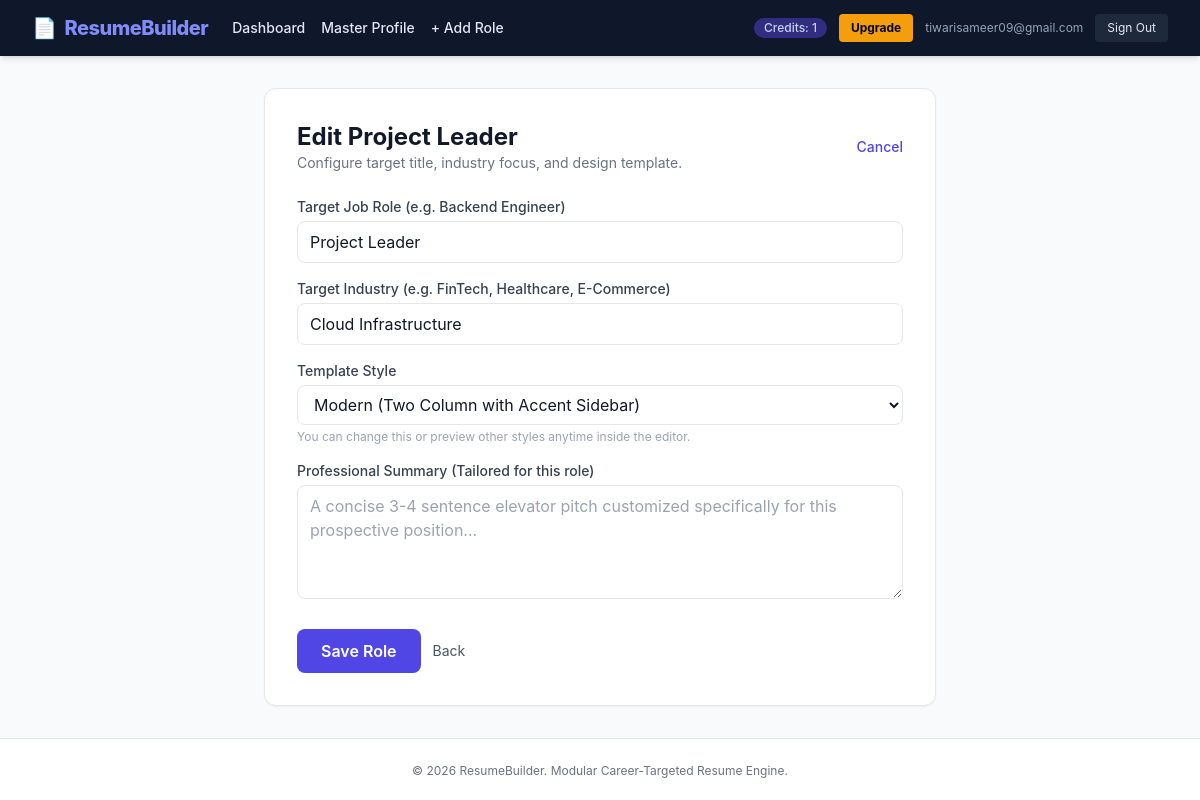
Page /roles/1/edit (signed in) on the committed database.
### app/models/user.py (models this page shows, shortened)
class User(UserMixin, db.Model):
    __tablename__ = "users"
    id = db.Column(db.Integer, primary_key=True)
    email = db.Column(db.String(120), unique=True, nullable=False, index=True)
    password_hash = db.Column(db.String(256), nullable=False)
    is_active = db.Column(db.Boolean, default=True)
    download_credits = db.Column(db.Integer, default=0)
    has_paid_access = db.Column(db.Boolean, default=False)
    created_at = db.Column(db.DateTime, default=datetime.utcnow)
    profile = db.relationship("MasterProfile", backref="user", uselist=False, cascade="all, delete-orphan")
    resumes = db.relationship("JobRoleResume", backref="user", cascade="all, delete-orphan")
    payments = db.relationship("Payment", backref="user", cascade="all, delete-orphan")
    @property
    def is_premium(self):
        return self.has_paid_access

### app/models/resume.py (models this page shows, shortened)
class JobRoleResume(db.Model):
    __tablename__ = "job_role_resumes"
    id = db.Column(db.Integer, primary_key=True)
    user_id = db.Column(db.Integer, db.ForeignKey("users.id"), nullable=False)
    target_role_title = db.Column(db.String(120), nullable=False)
    target_industry = db.Column(db.String(120), nullable=True)
    summary = db.Column(db.Text, nullable=True)
    selected_style = db.Column(db.String(20), default="modern")  # modern, minimalist, executive
    is_archived = db.Column(db.Boolean, default=False)
    created_at = db.Column(db.DateTime, default=datetime.utcnow)
    updated_at = db.Column(db.DateTime, default=datetime.utcnow, onupdate=datetime.utcnow)
    experiences = db.relationship("Experience", backref="resume", cascade="all, delete-orphan", order_by="desc(Experience.start_date)")
    educations = db.relationship("Education", backref="resume", cascade="all, delete-orphan", foreign_keys="Education.resume_id")
    projects = db.relationship("Project", backref="resume", cascade="all, delete-orphan")
    skills = db.relationship("Skill", backref="resume", cascade="all, delete-orphan")
    @property
    def role_title(self):
        return self.target_role_title
    @property
    def custom_summary(self):
        return self.summary

### app/routes/roles.py (the view, shortened to what this page needs)
@roles_bp.route("/<int:role_id>/edit", methods=["GET", "POST"])
@login_required
def edit_role(role_id):
    resume = JobRoleResume.query.get_or_404(role_id)
    if resume.user_id != current_user.id:
        abort(403)
    form = JobRoleResumeForm(obj=resume)
    return render_template("dashboard/edit_role.html", form=form, title=f"Edit {resume.target_role_title}")

### app/forms.py
class JobRoleResumeForm(FlaskForm):
    target_role_title = StringField("Target Job Role (e.g. Backend Engineer)", validators=[DataRequired()])
    target_industry = StringField("Target Industry (e.g. FinTech, Healthcare, E-Commerce)", validators=[Optional()])
    summary = TextAreaField("Professional Summary (Tailored for this role)", validators=[Optional()])
    selected_style = SelectField("Template Style", choices=[
        ("modern", "Modern (Two Column with Accent Sidebar)"),
        ("minimalist", "Minimalist (Clean Single Column)"),
        ("executive", "Executive (Classic Formal Serif)")
    ], default="modern")
    submit = SubmitField("Save Role")

### app/models/__init__.py (called while the page is built)
@login_manager.user_loader
def load_user(user_id):
    return User.query.get(int(user_id))

### app/templates/dashboard/edit_role.html (shortened to what this page needs)
{% extends "base.html" %}
{% block content %}
<div class="max-w-2xl mx-auto bg-white p-8 border rounded-xl shadow-sm">
    <div class="flex justify-between items-center mb-6">
        <div>
            <h1 class="text-2xl font-bold text-gray-900">{{ title }}</h1>
            <p class="text-sm text-gray-500">Configure target title, industry focus, and design template.</p>
        </div>
        <a href="{{ url_for('dashboard.index') }}" class="text-sm text-indigo-600 hover:text-indigo-800 font-medium">Cancel</a>
    </div>
    <form method="POST">
        <div class="mb-4">
            {{ form.target_role_title.label(class="block text-sm font-medium text-gray-700 mb-1") }}
            {{ form.target_role_title(class="w-full px-3 py-2 border rounded-lg focus:ring-2 focus:ring-indigo-500 focus:outline-none", placeholder="e.g. Senior Backend Engineer") }}
        </div>
        <div class="mb-4">
            {{ form.target_industry.label(class="block text-sm font-medium text-gray-700 mb-1") }}
            {{ form.target_industry(class="w-full px-3 py-2 border rounded-lg focus:ring-2 focus:ring-indigo-500 focus:outline-none", placeholder="e.g. Cloud Infrastructure, FinTech, HealthTech") }}
        </div>
        <div class="mb-4">
            {{ form.selected_style.label(class="block text-sm font-medium text-gray-700 mb-1") }}
            {{ form.selected_style(class="w-full px-3 py-2 border rounded-lg focus:ring-2 focus:ring-indigo-500 focus:outline-none bg-white") }}
            <p class="text-xs text-gray-400 mt-1">You can change this or preview other styles anytime inside the editor.</p>
        </div>
        <div class="mb-6">
            {{ form.summary.label(class="block text-sm font-medium text-gray-700 mb-1") }}
            {{ form.summary(rows=4, class="w-full px-3 py-2 border rounded-lg focus:ring-2 focus:ring-indigo-500 focus:outline-none", placeholder="A concise 3-4 sentence elevator pitch customized specifically for this prospective position...") }}
        </div>
        <div class="flex items-center space-x-3">
            {{ form.submit(class="bg-indigo-600 text-white px-6 py-2.5 rounded-lg font-semibold cursor-pointer hover:bg-indigo-700 transition") }}
            <a href="{{ url_for('dashboard.index') }}" class="text-sm text-gray-600 hover:text-gray-800">Back</a>
        </div>
    </form>
</div>
{% endblock %}

### app/templates/base.html (shortened to what this page needs)
<!DOCTYPE html>
<html lang="en">
<head>
  <script src="https://cdn.tailwindcss.com"></script>
  <link rel="stylesheet" href="{{ url_for('static', filename='css/app.css') }}">
</head>
<body class="bg-gray-50 text-gray-900 min-h-screen flex flex-col antialiased">
  <nav class="bg-slate-900 text-white shadow-md sticky top-0 z-50">
    <div class="max-w-7xl mx-auto px-4 sm:px-6 lg:px-8 py-3.5 flex justify-between items-center">
      <div class="flex items-center space-x-6">
        <a href="{{ url_for('dashboard.index') }}" class="font-extrabold text-xl tracking-tight text-indigo-400 flex items-center space-x-2">
          <span>📄</span>
          <span>ResumeBuilder</span>
        </a>
        {% if current_user.is_authenticated %}
          <div class="hidden md:flex space-x-4 text-sm font-medium">
            <a href="{{ url_for('dashboard.index') }}" class="text-slate-200 hover:text-white transition">Dashboard</a>
            <a href="{{ url_for('profile.edit_profile') }}" class="text-slate-200 hover:text-white transition">Master Profile</a>
            <a href="{{ url_for('roles.create_role') }}" class="text-slate-200 hover:text-white transition">+ Add Role</a>
          </div>
        {% endif %}
      </div>
      <div class="space-x-3 flex items-center">
        {% if current_user.is_authenticated %}
          {% if current_user.has_paid_access %}
            <span class="inline-flex items-center px-2.5 py-0.5 rounded-full text-xs font-bold bg-amber-400 text-amber-950 shadow-sm">
              ★ Pro Lifetime
            </span>
          {% else %}
            <a href="{{ url_for('billing.paywall') }}" class="inline-flex items-center px-2.5 py-0.5 rounded-full text-xs font-medium bg-indigo-900 text-indigo-200 hover:bg-indigo-800 transition">
              Credits: {{ current_user.download_credits }}
            </a>
            <a href="{{ url_for('billing.paywall') }}" class="bg-amber-500 hover:bg-amber-400 text-slate-950 font-bold px-3 py-1.5 rounded text-xs transition">
              Upgrade
            </a>
          {% endif %}
          <span class="text-xs text-slate-400 hidden sm:inline">{{ current_user.email }}</span>
          <a href="{{ url_for('auth.logout') }}" class="bg-slate-800 hover:bg-slate-700 text-slate-200 px-3 py-1.5 rounded text-xs transition">Sign Out</a>
        {% else %}
          <a href="{{ url_for('auth.login') }}" class="text-slate-200 hover:text-white text-sm font-medium transition">Sign In</a>
          <a href="{{ url_for('auth.register') }}" class="bg-indigo-600 hover:bg-indigo-500 text-white px-3.5 py-1.5 rounded text-sm font-medium shadow-sm transition">Get Started</a>
        {% endif %}
      </div>
    </div>
  </nav>
  <main class="flex-grow max-w-7xl mx-auto px-4 sm:px-6 lg:px-8 py-8 w-full">
    {% block content %}{% endblock %}
  </main>
  <footer class="bg-white border-t border-gray-200 py-6 text-center text-xs text-gray-500 mt-auto">
    <div class="max-w-7xl mx-auto px-4">
      <p>&copy; 2026 ResumeBuilder. Modular Career-Targeted Resume Engine.</p>
    </div>
  </footer>
</body>
</html>

### app/static/css/app.css (style rules this page uses)
:root { --primary-color: #4f46e5; --primary-hover: #4338ca; }
body { font-family: -apple-system, BlinkMacSystemFont, "Segoe UI", Roboto, "Helvetica Neue", Arial, sans-serif; color: #1f2937; }

### rows in the picture
User: download_credits "1", email "tiwarisameer09@gmail.com"
JobRoleResume: target_role_title "Project Leader", target_industry "Cloud Infrastructure", selected_style "Modern (Two Column with Accent Sidebar)"

### other values in the picture
{{ title }} "Edit Project Leader"
